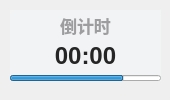
<?xml version="1.0" encoding="UTF-8"?>
<ui version="4.0">
 <class>Form</class>
 <widget class="QWidget" name="Form">
  <property name="geometry">
   <rect>
    <x>0</x>
    <y>0</y>
    <width>170</width>
    <height>100</height>
   </rect>
  </property>
  <property name="minimumSize">
   <size>
    <width>0</width>
    <height>0</height>
   </size>
  </property>
  <property name="maximumSize">
   <size>
    <width>16777215</width>
    <height>65536</height>
   </size>
  </property>
  <property name="windowTitle">
   <string>活动倒计时</string>
  </property>
  <widget class="ProgressBar" name="progressBar">
   <property name="geometry">
    <rect>
     <x>10</x>
     <y>75</y>
     <width>151</width>
     <height>6</height>
    </rect>
   </property>
   <property name="minimumSize">
    <size>
     <width>0</width>
     <height>5</height>
    </size>
   </property>
   <property name="maximumSize">
    <size>
     <width>16777215</width>
     <height>6</height>
    </size>
   </property>
   <property name="styleSheet">
    <string notr="true"/>
   </property>
   <property name="value">
    <number>75</number>
   </property>
   <property name="textVisible">
    <bool>false</bool>
   </property>
   <property name="orientation">
    <enum>Qt::Horizontal</enum>
   </property>
   <property name="textDirection">
    <enum>QProgressBar::BottomToTop</enum>
   </property>
   <property name="useAni">
    <bool>true</bool>
   </property>
   <property name="val">
    <double>75.000000000000000</double>
   </property>
  </widget>
  <widget class="QLabel" name="activity_countdown_title">
   <property name="geometry">
    <rect>
     <x>10</x>
     <y>10</y>
     <width>151</width>
     <height>31</height>
    </rect>
   </property>
   <property name="font">
    <font>
     <family>Microsoft YaHei UI</family>
     <pointsize>13</pointsize>
     <weight>75</weight>
     <bold>true</bold>
    </font>
   </property>
   <property name="styleSheet">
    <string notr="true">color: rgba(0, 0, 0, 90);
font-weight: bold;</string>
   </property>
   <property name="text">
    <string>倒计时</string>
   </property>
   <property name="textFormat">
    <enum>Qt::PlainText</enum>
   </property>
   <property name="alignment">
    <set>Qt::AlignCenter</set>
   </property>
  </widget>
  <widget class="QLabel" name="activity_countdown">
   <property name="geometry">
    <rect>
     <x>20</x>
     <y>30</y>
     <width>131</width>
     <height>51</height>
    </rect>
   </property>
   <property name="font">
    <font>
     <family>Microsoft YaHei UI</family>
     <pointsize>18</pointsize>
     <weight>75</weight>
     <bold>true</bold>
    </font>
   </property>
   <property name="styleSheet">
    <string notr="true">border: none;
color: rgba(37, 37, 37, 255);
font-weight: bold</string>
   </property>
   <property name="text">
    <string>00:00</string>
   </property>
   <property name="textFormat">
    <enum>Qt::PlainText</enum>
   </property>
   <property name="alignment">
    <set>Qt::AlignCenter</set>
   </property>
  </widget>
  <widget class="QLabel" name="backgnd">
   <property name="geometry">
    <rect>
     <x>10</x>
     <y>10</y>
     <width>151</width>
     <height>71</height>
    </rect>
   </property>
   <property name="styleSheet">
    <string notr="true">background-color: rgba(242, 243, 245, 255);</string>
   </property>
   <property name="text">
    <string/>
   </property>
  </widget>
  <zorder>backgnd</zorder>
  <zorder>progressBar</zorder>
  <zorder>activity_countdown_title</zorder>
  <zorder>activity_countdown</zorder>
 </widget>
 <customwidgets>
  <customwidget>
   <class>ProgressBar</class>
   <extends>QProgressBar</extends>
   <header>qfluentwidgets</header>
  </customwidget>
 </customwidgets>
 <resources/>
 <connections/>
</ui>
